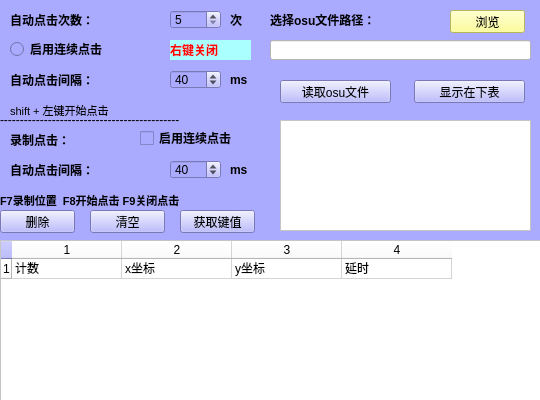
<?xml version="1.0" encoding="UTF-8"?>
<ui version="4.0">
 <class>AutoClickClass</class>
 <widget class="QWidget" name="AutoClickClass">
  <property name="windowModality">
   <enum>Qt::NonModal</enum>
  </property>
  <property name="geometry">
   <rect>
    <x>0</x>
    <y>0</y>
    <width>540</width>
    <height>400</height>
   </rect>
  </property>
  <property name="minimumSize">
   <size>
    <width>540</width>
    <height>400</height>
   </size>
  </property>
  <property name="maximumSize">
   <size>
    <width>540</width>
    <height>400</height>
   </size>
  </property>
  <property name="focusPolicy">
   <enum>Qt::NoFocus</enum>
  </property>
  <property name="contextMenuPolicy">
   <enum>Qt::NoContextMenu</enum>
  </property>
  <property name="windowTitle">
   <string>AutoClick</string>
  </property>
  <property name="layoutDirection">
   <enum>Qt::LeftToRight</enum>
  </property>
  <property name="styleSheet">
   <string notr="true">background-color: rgb(170, 170, 255);</string>
  </property>
  <widget class="QLabel" name="label_5">
   <property name="geometry">
    <rect>
     <x>10</x>
     <y>100</y>
     <width>121</width>
     <height>20</height>
    </rect>
   </property>
   <property name="font">
    <font>
     <family>Arial</family>
     <pointsize>8</pointsize>
     <weight>50</weight>
     <bold>false</bold>
    </font>
   </property>
   <property name="text">
    <string>shift + 左键开始点击 </string>
   </property>
  </widget>
  <widget class="QLabel" name="label_2">
   <property name="geometry">
    <rect>
     <x>230</x>
     <y>10</y>
     <width>57</width>
     <height>19</height>
    </rect>
   </property>
   <property name="font">
    <font>
     <family>Arial</family>
     <weight>75</weight>
     <bold>true</bold>
    </font>
   </property>
   <property name="text">
    <string>次</string>
   </property>
  </widget>
  <widget class="QSpinBox" name="clickTime">
   <property name="geometry">
    <rect>
     <x>170</x>
     <y>10</y>
     <width>51</width>
     <height>19</height>
    </rect>
   </property>
   <property name="readOnly">
    <bool>false</bool>
   </property>
   <property name="minimum">
    <number>5</number>
   </property>
   <property name="maximum">
    <number>50</number>
   </property>
   <property name="singleStep">
    <number>1</number>
   </property>
   <property name="value">
    <number>5</number>
   </property>
  </widget>
  <widget class="QLabel" name="label">
   <property name="geometry">
    <rect>
     <x>10</x>
     <y>10</y>
     <width>131</width>
     <height>19</height>
    </rect>
   </property>
   <property name="font">
    <font>
     <family>Arial</family>
     <weight>75</weight>
     <bold>true</bold>
    </font>
   </property>
   <property name="text">
    <string>自动点击次数：</string>
   </property>
  </widget>
  <widget class="QSpinBox" name="AutoClickTime">
   <property name="geometry">
    <rect>
     <x>170</x>
     <y>70</y>
     <width>51</width>
     <height>19</height>
    </rect>
   </property>
   <property name="minimum">
    <number>5</number>
   </property>
   <property name="maximum">
    <number>500</number>
   </property>
   <property name="singleStep">
    <number>3</number>
   </property>
   <property name="value">
    <number>40</number>
   </property>
  </widget>
  <widget class="QLabel" name="label_3">
   <property name="geometry">
    <rect>
     <x>10</x>
     <y>70</y>
     <width>131</width>
     <height>19</height>
    </rect>
   </property>
   <property name="font">
    <font>
     <family>Arial</family>
     <weight>75</weight>
     <bold>true</bold>
    </font>
   </property>
   <property name="text">
    <string>自动点击间隔：</string>
   </property>
  </widget>
  <widget class="QLabel" name="label_4">
   <property name="geometry">
    <rect>
     <x>230</x>
     <y>70</y>
     <width>61</width>
     <height>19</height>
    </rect>
   </property>
   <property name="font">
    <font>
     <family>Arial</family>
     <weight>75</weight>
     <bold>true</bold>
    </font>
   </property>
   <property name="text">
    <string>ms</string>
   </property>
  </widget>
  <widget class="QRadioButton" name="AutoClick">
   <property name="geometry">
    <rect>
     <x>10</x>
     <y>40</y>
     <width>151</width>
     <height>18</height>
    </rect>
   </property>
   <property name="font">
    <font>
     <family>Arial</family>
     <weight>75</weight>
     <bold>true</bold>
    </font>
   </property>
   <property name="text">
    <string>启用连续点击</string>
   </property>
   <property name="checked">
    <bool>false</bool>
   </property>
  </widget>
  <widget class="QLabel" name="label_6">
   <property name="geometry">
    <rect>
     <x>170</x>
     <y>40</y>
     <width>81</width>
     <height>20</height>
    </rect>
   </property>
   <property name="font">
    <font>
     <family>Arial</family>
     <pointsize>9</pointsize>
     <weight>75</weight>
     <bold>true</bold>
    </font>
   </property>
   <property name="styleSheet">
    <string notr="true">background-color: rgb(170, 255, 255);
color: rgb(255, 0, 0);</string>
   </property>
   <property name="text">
    <string>右键关闭</string>
   </property>
  </widget>
  <widget class="QLabel" name="label_7">
   <property name="geometry">
    <rect>
     <x>10</x>
     <y>130</y>
     <width>111</width>
     <height>19</height>
    </rect>
   </property>
   <property name="font">
    <font>
     <family>Arial</family>
     <weight>75</weight>
     <bold>true</bold>
    </font>
   </property>
   <property name="text">
    <string>录制点击：</string>
   </property>
  </widget>
  <widget class="QSpinBox" name="AutoClickTime1">
   <property name="geometry">
    <rect>
     <x>170</x>
     <y>160</y>
     <width>51</width>
     <height>19</height>
    </rect>
   </property>
   <property name="minimum">
    <number>5</number>
   </property>
   <property name="maximum">
    <number>500</number>
   </property>
   <property name="singleStep">
    <number>3</number>
   </property>
   <property name="value">
    <number>40</number>
   </property>
  </widget>
  <widget class="QLabel" name="label_8">
   <property name="geometry">
    <rect>
     <x>230</x>
     <y>160</y>
     <width>61</width>
     <height>19</height>
    </rect>
   </property>
   <property name="font">
    <font>
     <family>Arial</family>
     <weight>75</weight>
     <bold>true</bold>
    </font>
   </property>
   <property name="text">
    <string>ms</string>
   </property>
  </widget>
  <widget class="QLabel" name="label_9">
   <property name="geometry">
    <rect>
     <x>10</x>
     <y>160</y>
     <width>131</width>
     <height>19</height>
    </rect>
   </property>
   <property name="font">
    <font>
     <family>Arial</family>
     <weight>75</weight>
     <bold>true</bold>
    </font>
   </property>
   <property name="text">
    <string>自动点击间隔：</string>
   </property>
  </widget>
  <widget class="QLabel" name="label_10">
   <property name="geometry">
    <rect>
     <x>0</x>
     <y>190</y>
     <width>271</width>
     <height>20</height>
    </rect>
   </property>
   <property name="font">
    <font>
     <family>Arial</family>
     <pointsize>8</pointsize>
     <weight>75</weight>
     <bold>true</bold>
    </font>
   </property>
   <property name="text">
    <string>F7录制位置  F8开始点击 F9关闭点击</string>
   </property>
  </widget>
  <widget class="QPushButton" name="DelClick">
   <property name="geometry">
    <rect>
     <x>0</x>
     <y>210</y>
     <width>75</width>
     <height>23</height>
    </rect>
   </property>
   <property name="text">
    <string>删除</string>
   </property>
  </widget>
  <widget class="QPushButton" name="ClrClick">
   <property name="geometry">
    <rect>
     <x>90</x>
     <y>210</y>
     <width>75</width>
     <height>23</height>
    </rect>
   </property>
   <property name="text">
    <string>清空</string>
   </property>
  </widget>
  <widget class="QLabel" name="label_11">
   <property name="geometry">
    <rect>
     <x>0</x>
     <y>110</y>
     <width>271</width>
     <height>20</height>
    </rect>
   </property>
   <property name="styleSheet">
    <string notr="true">background:transparent</string>
   </property>
   <property name="text">
    <string>---------------------------------------------</string>
   </property>
  </widget>
  <widget class="QCheckBox" name="continuityClick">
   <property name="geometry">
    <rect>
     <x>140</x>
     <y>130</y>
     <width>121</width>
     <height>16</height>
    </rect>
   </property>
   <property name="font">
    <font>
     <family>Arial</family>
     <weight>75</weight>
     <bold>true</bold>
    </font>
   </property>
   <property name="text">
    <string>启用连续点击</string>
   </property>
  </widget>
  <widget class="QTableWidget" name="ClickTable">
   <property name="geometry">
    <rect>
     <x>0</x>
     <y>240</y>
     <width>541</width>
     <height>161</height>
    </rect>
   </property>
   <property name="styleSheet">
    <string notr="true">background-color: rgb(255, 255, 255);</string>
   </property>
   <property name="rowCount">
    <number>1</number>
   </property>
   <property name="columnCount">
    <number>4</number>
   </property>
   <attribute name="horizontalHeaderDefaultSectionSize">
    <number>110</number>
   </attribute>
   <attribute name="verticalHeaderMinimumSectionSize">
    <number>20</number>
   </attribute>
   <attribute name="verticalHeaderDefaultSectionSize">
    <number>20</number>
   </attribute>
   <row/>
   <column/>
   <column/>
   <column/>
   <column/>
   <item row="0" column="0">
    <property name="text">
     <string>计数</string>
    </property>
   </item>
   <item row="0" column="1">
    <property name="text">
     <string>x坐标</string>
    </property>
   </item>
   <item row="0" column="2">
    <property name="text">
     <string>y坐标</string>
    </property>
   </item>
   <item row="0" column="3">
    <property name="text">
     <string>延时</string>
    </property>
   </item>
  </widget>
  <widget class="QLineEdit" name="path">
   <property name="geometry">
    <rect>
     <x>270</x>
     <y>40</y>
     <width>261</width>
     <height>20</height>
    </rect>
   </property>
   <property name="styleSheet">
    <string notr="true">background-color: rgb(255, 255, 255);</string>
   </property>
  </widget>
  <widget class="QLabel" name="label_12">
   <property name="geometry">
    <rect>
     <x>270</x>
     <y>10</y>
     <width>131</width>
     <height>19</height>
    </rect>
   </property>
   <property name="font">
    <font>
     <family>Arial</family>
     <weight>75</weight>
     <bold>true</bold>
    </font>
   </property>
   <property name="text">
    <string>选择osu文件路径：</string>
   </property>
  </widget>
  <widget class="QPushButton" name="liuLan">
   <property name="geometry">
    <rect>
     <x>450</x>
     <y>10</y>
     <width>75</width>
     <height>23</height>
    </rect>
   </property>
   <property name="styleSheet">
    <string notr="true">background-color: rgb(255, 255, 127);</string>
   </property>
   <property name="text">
    <string>浏览</string>
   </property>
  </widget>
  <widget class="QPushButton" name="fileRead">
   <property name="geometry">
    <rect>
     <x>280</x>
     <y>80</y>
     <width>111</width>
     <height>23</height>
    </rect>
   </property>
   <property name="text">
    <string>读取osu文件</string>
   </property>
  </widget>
  <widget class="QPushButton" name="displayOsu">
   <property name="geometry">
    <rect>
     <x>414</x>
     <y>80</y>
     <width>111</width>
     <height>23</height>
    </rect>
   </property>
   <property name="text">
    <string>显示在下表</string>
   </property>
  </widget>
  <widget class="QTextEdit" name="debugText">
   <property name="geometry">
    <rect>
     <x>280</x>
     <y>120</y>
     <width>251</width>
     <height>111</height>
    </rect>
   </property>
   <property name="font">
    <font>
     <family>Arial</family>
     <pointsize>7</pointsize>
    </font>
   </property>
   <property name="styleSheet">
    <string notr="true">background-color: rgb(255, 255, 255);</string>
   </property>
   <property name="readOnly">
    <bool>true</bool>
   </property>
   <property name="markdown">
    <string/>
   </property>
   <property name="html">
    <string>&lt;!DOCTYPE HTML PUBLIC &quot;-//W3C//DTD HTML 4.0//EN&quot; &quot;http://www.w3.org/TR/REC-html40/strict.dtd&quot;&gt;
&lt;html&gt;&lt;head&gt;&lt;meta name=&quot;qrichtext&quot; content=&quot;1&quot; /&gt;&lt;style type=&quot;text/css&quot;&gt;
p, li { white-space: pre-wrap; }
&lt;/style&gt;&lt;/head&gt;&lt;body style=&quot; font-family:'Arial'; font-size:7pt; font-weight:400; font-style:normal;&quot;&gt;
&lt;p style=&quot;-qt-paragraph-type:empty; margin-top:0px; margin-bottom:0px; margin-left:0px; margin-right:0px; -qt-block-indent:0; text-indent:0px; font-family:'SimSun'; font-size:9pt;&quot;&gt;&lt;br /&gt;&lt;/p&gt;&lt;/body&gt;&lt;/html&gt;</string>
   </property>
  </widget>
  <widget class="QPushButton" name="ClrClick_2">
   <property name="geometry">
    <rect>
     <x>180</x>
     <y>210</y>
     <width>75</width>
     <height>23</height>
    </rect>
   </property>
   <property name="text">
    <string>获取键值</string>
   </property>
  </widget>
  <zorder>label_5</zorder>
  <zorder>label_2</zorder>
  <zorder>clickTime</zorder>
  <zorder>label</zorder>
  <zorder>AutoClickTime</zorder>
  <zorder>label_3</zorder>
  <zorder>label_4</zorder>
  <zorder>AutoClick</zorder>
  <zorder>label_6</zorder>
  <zorder>AutoClickTime1</zorder>
  <zorder>label_8</zorder>
  <zorder>label_9</zorder>
  <zorder>label_10</zorder>
  <zorder>DelClick</zorder>
  <zorder>ClrClick</zorder>
  <zorder>label_11</zorder>
  <zorder>label_7</zorder>
  <zorder>continuityClick</zorder>
  <zorder>ClickTable</zorder>
  <zorder>path</zorder>
  <zorder>label_12</zorder>
  <zorder>liuLan</zorder>
  <zorder>fileRead</zorder>
  <zorder>displayOsu</zorder>
  <zorder>debugText</zorder>
  <zorder>ClrClick_2</zorder>
 </widget>
 <layoutdefault spacing="6" margin="11"/>
 <resources>
  <include location="AutoClick.qrc"/>
 </resources>
 <connections/>
</ui>
